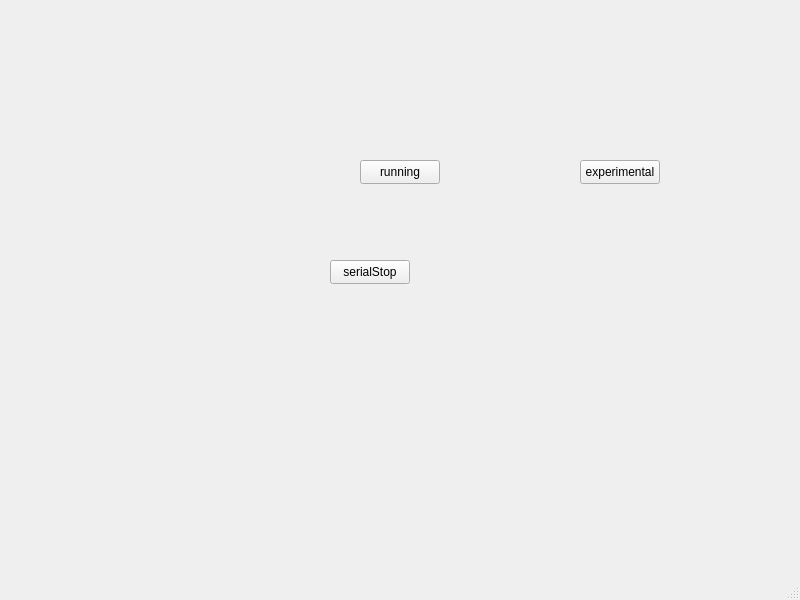
<?xml version="1.0" encoding="UTF-8"?>
<ui version="4.0">
 <class>MainWindow</class>
 <widget class="QMainWindow" name="MainWindow">
  <property name="geometry">
   <rect>
    <x>0</x>
    <y>0</y>
    <width>800</width>
    <height>600</height>
   </rect>
  </property>
  <property name="windowTitle">
   <string>MainWindow</string>
  </property>
  <widget class="QWidget" name="centralwidget">
   <widget class="QPushButton" name="pushButton_start">
    <property name="geometry">
     <rect>
      <x>360</x>
      <y>160</y>
      <width>80</width>
      <height>24</height>
     </rect>
    </property>
    <property name="text">
     <string>running</string>
    </property>
   </widget>
   <widget class="QPushButton" name="pushButton_exp">
    <property name="geometry">
     <rect>
      <x>580</x>
      <y>160</y>
      <width>80</width>
      <height>24</height>
     </rect>
    </property>
    <property name="text">
     <string>experimental</string>
    </property>
   </widget>
   <widget class="QPushButton" name="pushButton_serialStop">
    <property name="geometry">
     <rect>
      <x>330</x>
      <y>260</y>
      <width>80</width>
      <height>24</height>
     </rect>
    </property>
    <property name="text">
     <string>serialStop</string>
    </property>
   </widget>
  </widget>
  <widget class="QMenuBar" name="menubar">
   <property name="geometry">
    <rect>
     <x>0</x>
     <y>0</y>
     <width>800</width>
     <height>21</height>
    </rect>
   </property>
  </widget>
  <widget class="QStatusBar" name="statusbar"/>
 </widget>
 <resources/>
 <connections/>
</ui>
